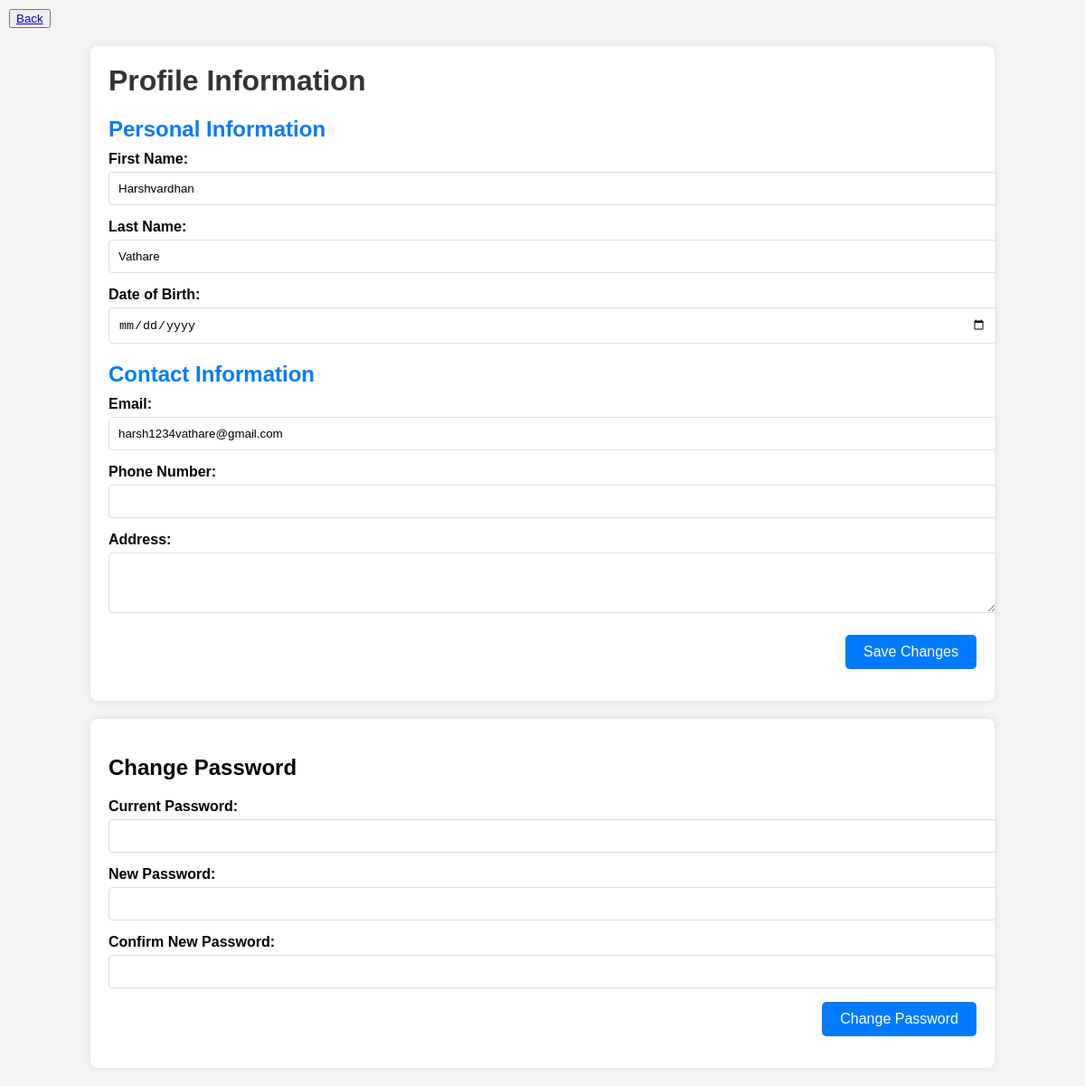
/profile/profile.php (signed in), run on the app's committed database.
### tables this page shows
CREATE TABLE `users` (
  `user_Id` int(20) NOT NULL,
  `fname` varchar(212) DEFAULT NULL,
  `lname` varchar(212) NOT NULL,
  `email` varchar(100) DEFAULT NULL,
  `password` varchar(20) DEFAULT NULL,
  `otp` varchar(200) NOT NULL,
  `activation_code` varchar(255) NOT NULL,
  `status` varchar(20) NOT NULL,
  `created_at` timestamp NOT NULL DEFAULT current_timestamp(),
  `user_type` varchar(20) DEFAULT 'user'
);

### profile/profile.php (the view, shortened to what this page needs)
<?php
    include("../config/connection.php");
?>
<!DOCTYPE html>
<html lang="en">
<head>
    <link rel="stylesheet" href="styles.css">
</head>
<body>
<button style="margin-top: 10px; margin-left:10px;"><a href="../homepage.php">Back</a></button>
    <div class="profile-form-container">
        <h1>Profile Information</h1>
        <?php
        $user = $_SESSION["email"];
        $query1 = mysqli_query($conn,"select * from users where email ='$user' ");
        $row = mysqli_fetch_array($query1);
          ?>
        <form action="" method="post">
            <div class="form-section">
                <h2>Personal Information</h2>
                <div class="form-group">
                    <label for="first-name">First Name:</label>
                    <input type="text" id="first-name" name="first-name" value="<?php echo $row['fname']; ?>" readonly>
                </div>
                <div class="form-group">
                    <label for="last-name">Last Name:</label>
                    <input type="text" id="last-name" name="last-name" value="<?php echo $row['lname']; ?>" readonly>
                </div>
                <div class="form-group">
                    <label for="dob">Date of Birth:</label>
                    <input type="date" id="dob" name="dob" value="<?php  ?>">
                </div>
            </div>
            <div class="form-section">
                <h2>Contact Information</h2>
                <div class="form-group">
                    <label for="email">Email:</label>
                    <input type="email" id="email" name="email" value="<?php echo $row['email']; ?>" readonly>
                </div>
                <div class="form-group">
                    <label for="phone">Phone Number:</label>
                    <input type="tel" id="phone" name="phone" value="<?php  ?>">
                </div>
                <div class="form-group">
                    <label for="address">Address:</label>
                    <textarea id="address" name="address" rows="3"><?php  ?></textarea>
                </div>
            </div>
            <div class="form-group submit-group">
                <button type="submit" name="submit">Save Changes</button>
            </div>
        </form>
    </div>
    <div class="profile-form-container">
        <h2>Change Password</h2>
        <form action="" method="post">
            <div class="form-group">
                <label for="current-password" class="form-group">Current Password:</label>
                <input type="password" id="current-password" name="current_password" required>
            </div>
            <div class="form-group">
                <label for="new-password">New Password:</label>
                <input type="password" id="new-password" name="new_password" required>
            </div>
            <div class="form-group">
                <label for="confirm-password">Confirm New Password:</label>
                <input type="password" id="confirm-password" name="confirm_password">
            </div>
            <div class="form-group submit-group">
                <button type="submit" name="password">Change Password</button>
            </div>
        </form>
    </div>
</body>
</html>

### profile/styles.css (style rules this page uses)
body { font-family: Arial, sans-serif; background-color: #f4f4f4; margin: 0; padding: 0; }
.profile-form-container { width: 80%; max-width: 1000px; margin: 20px auto; background: #fff; padding: 20px; border-radius: 8px; box-shadow: 0 0 10px rgba(0, 0, 0, 0.1); }
h1 { margin-top: 0; color: #333; }
.form-section { margin-bottom: 20px; }
.form-section h2 { margin-bottom: 10px; color: #007bff; }
.form-group { margin-bottom: 15px; }
.form-group label { display: block; margin-bottom: 5px; font-weight: bold; }
.form-group input, .form-group textarea, .form-group select { width: 100%; padding: 10px; border: 1px solid #ddd; border-radius: 4px; }
.form-group textarea { resize: vertical; }
.submit-group { text-align: right; }
.submit-group button { background-color: #007bff; color: #fff; border: none; padding: 10px 20px; border-radius: 5px; cursor: pointer; font-size: 16px; }

### data on the page
users: first-name "Harshvardhan", last-name "Vathare", email "harsh1234vathare@gmail.com"
